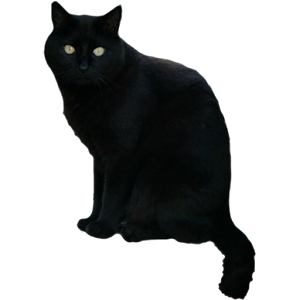
#> input picture year 3/python/lista9/test.png, 300 x 300 px
$ python l9_z3.py
#> lines starting #> are read from the running program, lines starting #| are printed output that depends on the picture
from PIL import Image
import matplotlib.pyplot as plt


def get_bit(number, shift = 0):
    """ zwraca int mający wartość 0 lub 1"""
    number = number >> shift
    bit = 1 & number
    return bit


def set_bit(number, shift = 0, bit = 1):
    """ zwraca int ze zmienionym bitem na pozycji shift """
    return (number & (~(1 << shift))) | (bit << shift)


def hide(filename, message):
    """ zamienia wiadomość 'message' na listę bajtów, koduje 1 bit z tej listy w każym pikselu obrazka,
        pierwsze 4 zakodowane bajty w obrazku stanowią liczbę zakodowanych bajtów na wiadomość
        zwraca obrazek z zakodowaną wiadomością """
    img = Image.open(filename)
    pixels = img.getdata()
    curr_bit = 0
    curr_byte = 0

    bit = 0

    bytes_arr = bytearray(message, 'utf-8')
    bytes_encoded = len(bytes_arr)

    newPixels= []

    for i in range(32):
        red, green, blue, alpha = pixels[i]
        bit = get_bit( bytes_encoded, curr_bit )
        red = red | bit
        curr_bit += 1

        newPixels.append( (red, green, blue, alpha) )

    curr_bit = 0

    for i in range(32,len(pixels)):
        red, green, blue, alpha = pixels[i]

        if curr_byte < bytes_encoded:
            bit = get_bit( bytes_arr[curr_byte], curr_bit )
            red = set_bit(red, 0, bit)

            if curr_bit == 7:
                curr_bit = 0
                curr_byte += 1
            else:
                curr_bit += 1

        newPixels.append( (red, green, blue, alpha) )

    img.putdata(newPixels)
    return img


def retr(img):
    pixels = img.getdata()
    curr_bit = 0
    curr_byte = 0
    bytes_encoded = 0

    for i in range(32):
        red, green, blue, alpha = pixels[i]
        bit = get_bit(red, 0)
        bytes_encoded = set_bit( bytes_encoded, curr_bit, bit )
        curr_bit += 1

    curr_bit = 0
    bytes_array = bytearray(bytes_encoded)

    for i in range(32,len(pixels)):
        red, green, blue, alpha = pixels[i]

        if curr_byte < bytes_encoded:
            bit = get_bit( red, 0 )

            bytes_array[curr_byte] = set_bit(bytes_array[curr_byte], curr_bit, bit)
            if curr_bit == 7:
                curr_bit = 0
                curr_byte += 1
            else:
                curr_bit += 1

    message = str(bytes_array, 'utf-8')
    return message


def encode(message):
    msg1 = ""
    msg2 = ""
    for i in range(len(message)):
        if i % 2 == 0:
            msg1 += message[i]
        else:
            msg2 += message[i]
    return (msg1, msg2)


def decode(msg1,msg2):
    message = ""
    length = len(msg1) + len(msg2)
    for i in range(length):
        if i % 2 == 0:
            message += msg1[i//2]
        else:
            message += msg2[i//2]
    return message


def main():
    message = 'In the previous sections we have explained how paging works and have given a'\
    'few of the basic page replacement algorithms. But knowing the bare mechanics is '\
    'not enough. To design a system and make it work well you have to know a lot '\
    'more. It is like the difference between knowing how to move the rook, knight, '\
    'bishop, and other pieces in chess, and being a good player. In the following'\
    'sections, we will look at other issues that operating system designers must consider '\
    'carefully in order to get good performance from a paging system.'

    image = "test.png"

#    print("Oryginalna wiadomość przed steganografią:",message)
    msg1, msg2 = encode(message)
#    print("wiadomość przed umieszczeniem w obrazku nr 1 : ",msg1)
#    print("wiadomość przed umieszczeniem w obrazku nr 2 : ",msg2)

    img1 = hide(image,msg1)
#> in hide, img is the input picture: PIL image 300x300 RGBA; mean R, G, B, A 4.4, 5.8, 5.7, 90.7
#> the loop in hide, `for i in range(32):` made 32 passes
#> red on passes 1 to 12: 0, 0, 1, 1, 0, 0, 0, 0, 1, 0, 0, 0
#> after the loop in hide, `for i in range(32):`: curr_bit = 32; newPixels = 32 items, first 6: (0, 0, 0, 0), (0, 0, 0, 0), (1, 0, 0, 0), (1, 0, 0, 0), (0, 0, 0, 0), (0, 0, 0, 0)
#> the loop in hide, `for i in range(32,len(pixels)):` made 89968 passes
#> (red, green, blue, alpha, number in get_bit, bit, curr_bit) on passes 1 to 12: (1, 0, 0, 0, 73, 1, 1), (0, 0, 0, 0, 36, 0, 2), (0, 0, 0, 0, 18, 0, 3), (1, 0, 0, 0, 9, 1, 4), (0, 0, 0, 0, 4, 0, 5), (0, 0, 0, 0, 2, 0, 6), (1, 0, 0, 0, 1, 1, 7), (0, 0, 0, 0, 0, 0, 0), (0, 0, 0, 0, 32, 0, 1), (0, 0, 0, 0, 16, 0, 2), (0, 0, 0, 0, 8, 0, 3), (0, 0, 0, 0, 4, 0, 4)
    img2 = hide(image,msg2)

    msg1 = retr(img1)
    msg2 = retr(img2)
#    print("wiadomość z obrazka nr 1: ",msg1)
#    print("wiadomość z obrazka nr 2: ",msg2)

    message = decode(msg1,msg2)
    print("Oryginalna wiadomość po steganografii:",message)
#> (printed output is left out)

    fig, axs = plt.subplots(3)

    oryginal_img = Image.open(image)
    axs[0].imshow(oryginal_img)
    axs[1].imshow(img1)
    axs[2].imshow(img2)

    axs[0].set(ylabel = 'oryginalny')
    axs[1].set(ylabel = 'zakodowany 1')
    axs[2].set(ylabel = 'zakodowany 2')

    plt.show()
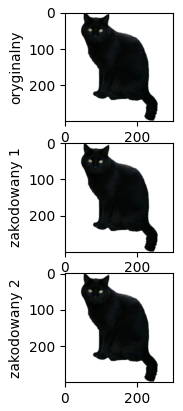
#> figure drawn by matplotlib, 3 panels


if __name__ == '__main__':
    main()
